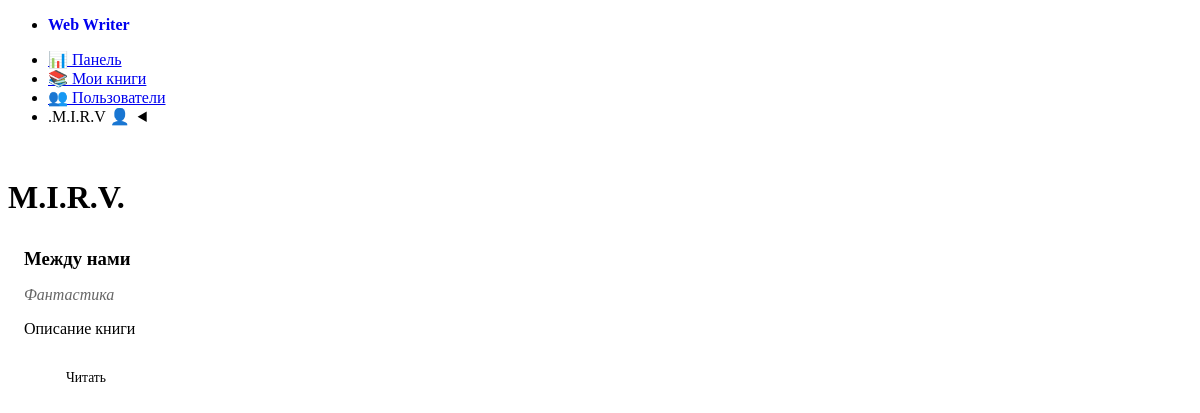
The app's page /author.php?id=1 (signed in), older data.
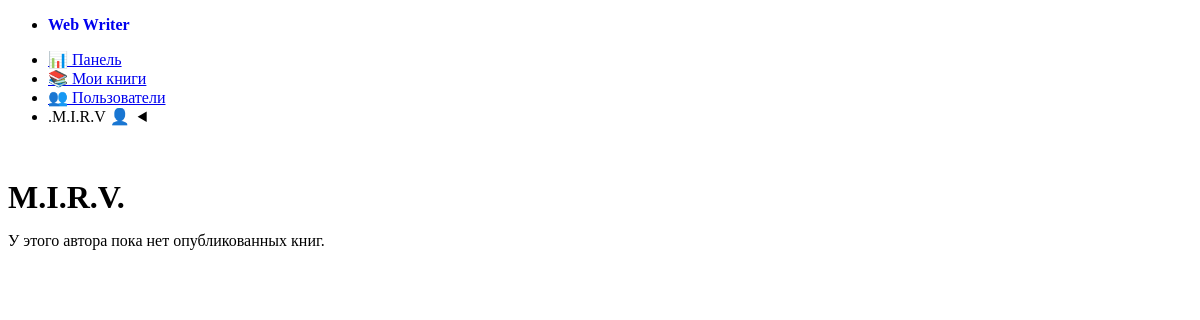
The same page, newer data.
### tables this page shows
CREATE TABLE `books` (
  `id` int(11) NOT NULL AUTO_INCREMENT,
  `title` varchar(255) NOT NULL,
  `description` text DEFAULT NULL,
  `genre` varchar(100) DEFAULT NULL,
  `cover_image` varchar(500) DEFAULT NULL,
  `user_id` int(11) NOT NULL,
  `series_id` int(11) DEFAULT NULL,
  `sort_order_in_series` int(11) DEFAULT NULL,
  `created_at` timestamp NOT NULL DEFAULT current_timestamp(),
  `updated_at` timestamp NOT NULL DEFAULT current_timestamp() ON UPDATE current_timestamp(),
  `share_token` varchar(32) DEFAULT NULL,
  `published` tinyint(1) NOT NULL DEFAULT 0,
  PRIMARY KEY (`id`),
  UNIQUE KEY `share_token` (`share_token`),
  KEY `user_id` (`user_id`),
  KEY `series_id` (`series_id`),
  CONSTRAINT `books_ibfk_1` FOREIGN KEY (`user_id`) REFERENCES `users` (`id`) ON DELETE CASCADE,
  CONSTRAINT `books_ibfk_2` FOREIGN KEY (`series_id`) REFERENCES `series` (`id`) ON DELETE SET NULL
);

### includes/functions.php (called while the page is built, shortened)
<?php
function e($string) {
    return htmlspecialchars($string, ENT_QUOTES, 'UTF-8');
}
?>

### models/Book.php (called while the page is built, shortened)
<?php
class Book {
    private $pdo;
    public function __construct($pdo) {
        $this->pdo = $pdo;
    }
    public function findByUser($user_id, $only_published = false) {
        $sql = "
        SELECT b.*,
                COUNT(c.id) as chapter_count,
                COALESCE(SUM(c.word_count), 0) as total_words
        FROM books b
        LEFT JOIN chapters c ON b.id = c.book_id
        WHERE b.user_id = ?
        ";
        if ($only_published) {
            $sql .= " AND b.published = 1 ";
        }
        $sql .= " GROUP BY b.id ORDER BY b.created_at DESC ";
        $stmt = $this->pdo->prepare($sql);
        $stmt->execute([$user_id]);
        return $stmt->fetchAll(PDO::FETCH_ASSOC);
    }
}
?>

### author.php (the view, shortened to what this page needs)
<?php
require_once 'config/config.php';
require_once 'models/Book.php';
$author_id = (int)($_GET['id'] ?? 0);
$stmt = $pdo->prepare("SELECT id, username, display_name FROM users WHERE id = ?");
$stmt->execute([$author_id]);
$author = $stmt->fetch(PDO::FETCH_ASSOC);
$bookModel = new Book($pdo);
$books = $bookModel->findByUser($author_id, true);
include 'views/header.php';
?>
<h1><?= e($author['display_name'] ?: $author['username']) ?></h1>
<?php if (empty($books)): ?>
  <p>У этого автора пока нет опубликованных книг.</p>
<?php else: ?>
  <div class="grid">
    <?php foreach ($books as $b): ?>
      <article style="display: flex; gap: 1rem; align-items: flex-start;">
        <div style="flex: 1;">
          <h3 style="margin-top: 0;"><?= e($b['title']) ?></h3>
          <?php if ($b['genre']): ?>
            <p style="color: #666; margin: 0.5rem 0;"><em><?= e($b['genre']) ?></em></p>
          <?php endif; ?>
          <?php if ($b['description']): ?>
            <p style="margin-bottom: 1rem;"><?= nl2br(e($b['description'])) ?></p>
          <?php endif; ?>
          <a href="view_book.php?share_token=<?= e($b['share_token']) ?>" class="adaptive-button">Читать</a>
        </div>
      </article>
    <?php endforeach; ?>
  </div>
<?php endif; ?>
<?php include 'views/footer.php'; ?>

Row changes from the older to the newer data that the page shows:
removed books: title "Между нами", genre "Фантастика", description "Описание книги"
Text that changed along with them:
text now shown: "У этого автора пока нет опубликованных книг."
